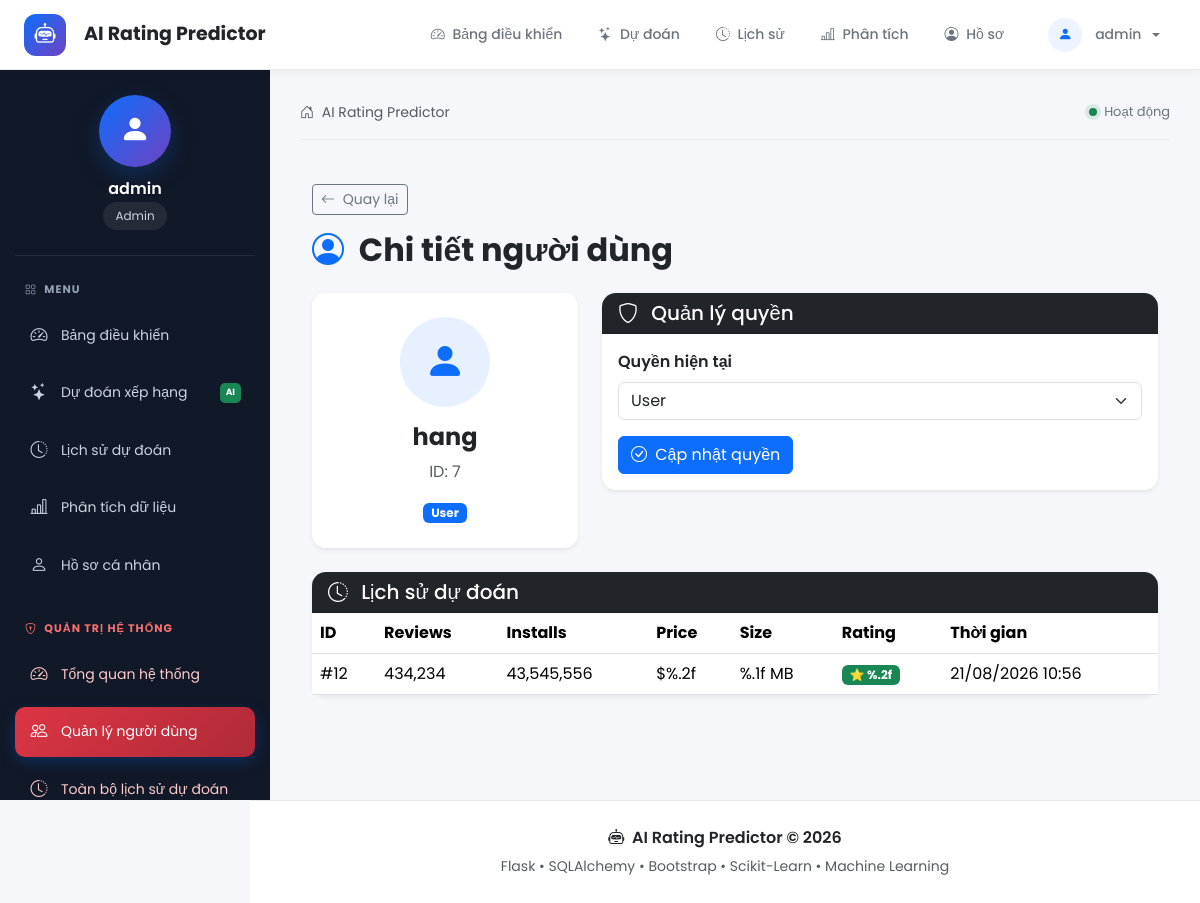
Screenshot of /admin/users/7 (signed in) with the database file from the repository.
### models/user.py (models this page shows, shortened)
class User(db.Model):
    __tablename__ = "users"
    id = db.Column(
        db.Integer,
        primary_key=True
    )
    username = db.Column(
        db.String(100),
        unique=True,
        nullable=False
    )
    password_hash = db.Column(
        db.String(255),
        nullable=False
    )
    role = db.Column(
        db.String(30),
        nullable=False,
        default="User"
    )
    created_at = db.Column(
        db.DateTime,
        default=datetime.utcnow
    )
    predictions = db.relationship(
        "Prediction",
        back_populates="user",
        cascade="all, delete-orphan"
    )

### models/prediction.py (models this page shows, shortened)
class Prediction(db.Model):
    __tablename__ = "predictions"
    id = db.Column(
        db.Integer,
        primary_key=True
    )
    user_id = db.Column(
        db.Integer,
        db.ForeignKey("users.id"),
        nullable=False
    )
    reviews = db.Column(
        db.Float,
        nullable=False
    )
    installs = db.Column(
        db.Float,
        nullable=False
    )
    price = db.Column(
        db.Float,
        nullable=False
    )
    size = db.Column(
        db.Float,
        nullable=False
    )
    rating = db.Column(
        db.Float,
        nullable=False
    )
    actual_rating = db.Column(
        db.Float,
        nullable=True
    )
    created_at = db.Column(
        db.DateTime,
        default=datetime.utcnow
    )
    user = db.relationship(
        "User",
        back_populates="predictions"
    )

### routes/admin.py (the view, shortened to what this page needs)
@admin_bp.route("/users/<int:user_id>")
def user_detail(user_id):
    user = User.query.get_or_404(
        user_id
    )
    predictions = (
        Prediction.query
        .filter_by(user_id=user.id)
        .order_by(
            Prediction.created_at.desc()
        )
        .all()
    )
    return render_template(
        "admin/user_detail.html",
        user=user,
        predictions=predictions
    )

### routes/admin.py (called while the page is built)
def admin_required():
    if "user_id" not in session:
        return False
    if session.get("role") != "Admin":
        return False
    return True

### templates/admin/user_detail.html (shortened to what this page needs)
{% extends "layout.html" %}
{% block content %}
<div class="container-fluid py-4">
    <div class="mb-4">
        <a
            href="{{ url_for('admin.users') }}"
            class="btn btn-outline-secondary btn-sm mb-3"
        >
            <i class="bi bi-arrow-left me-1"></i>
            Quay lại
        </a>
        <h2 class="fw-bold">
            <i class="bi bi-person-circle text-primary me-2"></i>
            Chi tiết người dùng
        </h2>
    </div>
    <div class="row g-4 mb-4">
        <div class="col-lg-4">
            <div class="card border-0 shadow-sm">
                <div class="card-body text-center py-4">
                    <div
                        class="rounded-circle
                               bg-primary
                               bg-opacity-10
                               text-primary
                               mx-auto
                               d-flex
                               align-items-center
                               justify-content-center"
                        style="
                            width:90px;
                            height:90px;
                        "
                    >
                        <i class="bi bi-person-fill fs-1"></i>
                    </div>
                    <h4 class="fw-bold mt-3">
                        {{ user.username }}
                    </h4>
                    <p class="text-muted">
                        ID: {{ user.id }}
                    </p>
                    {% if user.role == "Admin" %}
                        <span class="badge bg-danger">
                            Admin
                        </span>
                    {% elif user.role == "Developer" %}
                        <span class="badge bg-dark">
                            Developer
                        </span>
                    {% else %}
                        <span class="badge bg-primary">
                            User
                        </span>
                    {% endif %}
                </div>
            </div>
        </div>
        <div class="col-lg-8">
            <div class="card border-0 shadow-sm">
                <div class="card-header bg-dark text-white">
                    <h5 class="mb-0">
                        <i class="bi bi-shield me-2"></i>
                        Quản lý quyền
                    </h5>
                </div>
                <div class="card-body">
                    <form
                        method="POST"
                        action="{{ url_for(
                            'admin.change_role',
                            user_id=user.id
                        ) }}"
                    >
                        <label class="form-label fw-semibold">
                            Quyền hiện tại
                        </label>
                        <select
                            name="role"
                            class="form-select mb-3"
                        >
                            <option
                                value="User"
                                {% if user.role == "User" %}
                                    selected
                                {% endif %}
                            >
                                User
                            </option>
                        </select>
                        {% if user.id == session.get("user_id") %}
                            <div class="alert alert-warning">
                                Bạn đang đăng nhập bằng tài khoản này.
                                Không thể thay đổi quyền của chính mình.
                            </div>
                        {% else %}
                            <button
                                type="submit"
                                class="btn btn-primary"
                            >
                                <i class="bi bi-check-circle me-1"></i>
                                Cập nhật quyền
                            </button>
                        {% endif %}
                    </form>
                </div>
            </div>
        </div>
    </div>
    <div class="card border-0 shadow-sm">
        <div class="card-header bg-dark text-white">
            <h5 class="mb-0">
                <i class="bi bi-clock-history me-2"></i>
                Lịch sử dự đoán
            </h5>
        </div>
        <div class="table-responsive">
            <table class="table table-hover align-middle mb-0">
                <thead>
                    <tr>
                        <th>ID</th>
                        <th>Reviews</th>
                        <th>Installs</th>
                        <th>Price</th>
                        <th>Size</th>
                        <th>Rating</th>
                        <th>Thời gian</th>
                    </tr>
                </thead>
                <tbody>
                {% for item in predictions %}
                    <tr>
                        <td>
                            #{{ item.id }}
                        </td>
                        <td>
                            {{ "{:,.0f}".format(
                                item.reviews
                            ) }}
                        </td>
                        <td>
                            {{ "{:,.0f}".format(
                                item.installs
                            ) }}
                        </td>
                        <td>
                            ${{ "%.2f".format(
                                item.price
                            ) }}
                        </td>
                        <td>
                            {{ "%.1f".format(
                                item.size
                            ) }} MB
                        </td>
                        <td>
                            <span class="badge bg-success">
                                ⭐ {{ "%.2f".format(
                                    item.rating
                                ) }}
                            </span>
                        </td>
                        <td>
                            {% if item.created_at %}
                                {{ item.created_at.strftime(
                                    "%d/%m/%Y %H:%M"
                                ) }}
                            {% else %}
                                --
                            {% endif %}
                        </td>
                    </tr>
                {% endfor %}
                </tbody>
            </table>
        </div>
    </div>
</div>
{% endblock %}

### static/css/style.css (style rules this page uses)
* { box-sizing: border-box; }
body { margin: 0; font-family: "Poppins", sans-serif; background: #f5f7fb; color: #212529; }
.card { border: none; border-radius: 14px; box-shadow: 0 5px 20px rgba(0, 0, 0, 0.05); }
.card-header { border-radius: 14px 14px 0 0 !important; }
body { font-family: "Poppins", sans-serif; background: #f5f7fb; color: #212529; }
.card { border-radius: 14px; border: none; box-shadow: 0 5px 20px rgba(0,0,0,0.04); }

### rows the page displays
User: username "hang", id "7", role "User"
Prediction: id "12", reviews "434,234", installs "43,545,556", price "%.2f", size "%.1f", rating "%.2f", created_at "21/08/2026 10:56"

### other values shown
{{ session.get("user", "Guest") }} "admin"
{{ session.get("role", "User") }} "Admin"
